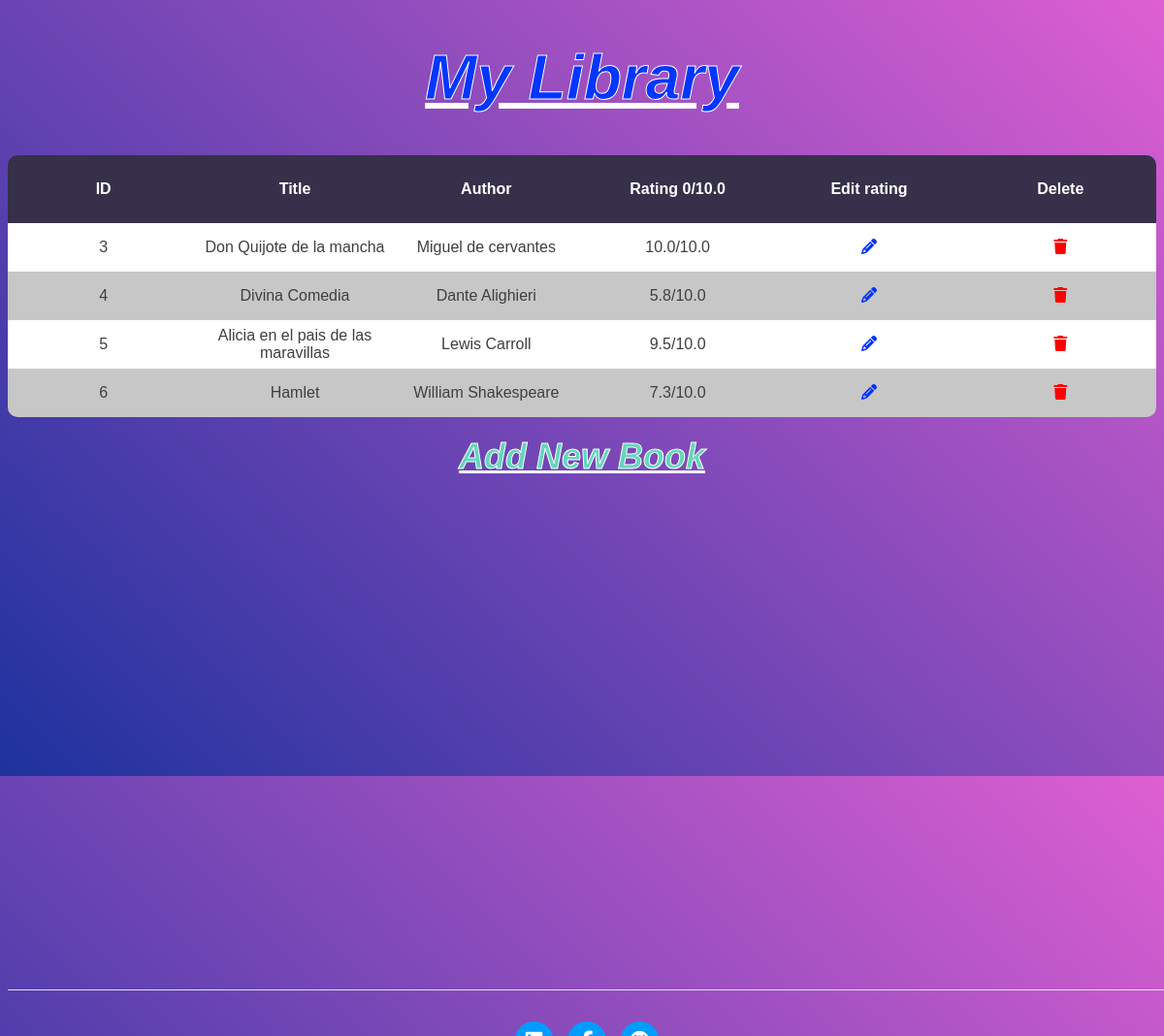
The page / on the database its author committed.
### main.py (models this page shows)
class Books(db.Model):
    id = db.Column(db.Integer, primary_key=True)
    title = db.Column(db.String(250), nullable=False, unique=True)
    author = db.Column(db.String(250), nullable=False)
    rating = db.Column(db.Float, nullable=False)

### main.py (the view)
@app.route('/')
def home():
    with app.app_context():
        all_books = db.session.query(Books).all()
    return render_template("index.html", books=all_books)

### templates/index.html (shortened to what this page needs)
{% extends 'bootstrap4/base.html' %}
{% block head %}
    <link href="../static/css/styles.css" rel="stylesheet" />
{% endblock %}
{% block content %}
<body>
    <div class="limite">
        <h1>My Library</h1>
            {% if not books %}
                <p>No hay libros</p>
            {% else  %}
                    <table>
                        <thead>
                            <tr class="table-head">
                                <th class="column-1">ID</th>
                                <th class="column-2">Title</th>
                                <th class="column-3">Author</th>
                                <th class="column-4">Rating 0/10.0</th>
                                <th class="column-5">Edit rating</th>
                                <th class="column-6">Delete</th>
                            </tr>
                        </thead>
                    {% for book in books %}
                        <tbody>
                            <tr class="columnas_informacion">
                                <td class="column-1">{{ book.id }}</td>
                                <td class="column-2">{{ book.title }}</td>
                                <td class="column-3">{{ book.author }}</td>
                                <td class="column-4">{{ book.rating }}/10.0</td>
                                <td class="column-5"><a href="{{ url_for('edit_prg', id=book.id) }}"><i class="fa-solid fa-pencil"></i></a></td>
                                <td class="column-6"><a href="{{ url_for('delete', id=book.id) }}" title="Delete Book"><i class="fa-solid fa-trash"></i></a></td>
                            </tr>
                    {% endfor %}
                        </tbody>
                    </table>
            {% endif %}
        <h2><a class="add_books" href="{{ url_for('add') }}">Add New Book</a></h2>
    </div>
</body>
{% endblock %}

### templates/bootstrap4/base.html (shortened to what this page needs)
<!DOCTYPE html>
<html lang="en">
<head>
    {% block head %}{% endblock %}
</head>
<body>
    {% block content %}{% endblock %}
    {% include 'footer.html' %}
</body>
</html>

### templates/footer.html (shortened to what this page needs)
<!DOCTYPE html>
<html lang="en">
<head>
</head>
<body>
        <footer class="border-top">
            <div class="container px-4 px-lg-5">
                <div class="row gx-4 gx-lg-5 justify-content-center">
                    <div class="col-md-10 col-lg-8 col-xl-7">
                        <ul class="list-inline text-center">
                            <li class="list-inline-item">
                                <a href="#">
                                    <span class="fa-stack fa-lg">
                                        <i class="fas fa-circle fa-stack-2x"></i>
                                        <i class="fa-brands fa-linkedin fa-stack-1x fa-inverse"></i>
                                    </span>
                                </a>
                            </li>
                            <li class="list-inline-item">
                                <a href="#">
                                    <span class="fa-stack fa-lg">
                                        <i class="fas fa-circle fa-stack-2x"></i>
                                        <i class="fab fa-facebook-f fa-stack-1x fa-inverse"></i>
                                    </span>
                                </a>
                            </li>
                            <li class="list-inline-item">
                                <a href="#">
                                    <span class="fa-stack fa-lg">
                                        <i class="fas fa-circle fa-stack-2x"></i>
                                        <i class="fab fa-github fa-stack-1x fa-inverse"></i>
                                    </span>
                                </a>
                            </li>
                        </ul>
                    </div>
                </div>
            </div>
        </footer>
</body>
</html>

### static/css/styles.css (style rules this page uses)
body { background-image: linear-gradient(45deg, rgb(29, 50, 158), rgb(222, 95, 210)); font-size: 100%; height: 105vh; font-family: sans-serif; min-height: 100% }
.add_books { display: inline-block; position: absolute; left: 50%; transform: translateX(-50%); font-style: italic; text-decoration: underline; font-size: 1.5em; color: #63d7bc; -webkit-text-stroke: 1px #ffffff; }
h1 { color: #0036ff; font-style: italic; text-decoration: underline; text-align: center; font-size: 4em; -webkit-text-stroke: 1px #ffffff; }
table { border-collapse: collapse; border: 2px; margin: 0 auto; border-radius: 10px; overflow: hidden; }
td, th { border: none; width: 15%; font-family: "Franklin Gothic", sans-serif; }
.table-head { background-color: #36304a; color:white; border-collapse: collapse; border-radius: 10px; overflow: hidden; width: 100%; margin: 0 auto; position: relative; height: 70px; border: none; }
thead { position: relative; margin: 0; }
.columnas_informacion { color: #3f3f3f; text-align: center; height: 50px; }
table tbody:nth-child(even) td { background-color: #ffffff; }
table tbody:nth-child(odd) td { background-color: #c7c7c7; }
.fa-pencil { color: #0030ff; }
.fa-trash { color:red; }
a { color: #00ecff; }
.border-top { border-top: 1px solid #dee2e6 ; position: absolute; bottom: 0; width: 99.5%; height: 15px; }
footer { padding-top: 1rem; padding-bottom: 1rem; }
.text-center { text-align: center !important; }
.list-inline { padding-left: 0; list-style: none; }
.list-inline-item { display: inline-block; }
.fa-circle { color: #009cff; }

### rows shown on the page
Books: id "3", title "Don Quijote de la mancha", author "Miguel de cervantes", rating "10.0"
Books: id "4", title "Divina Comedia", author "Dante Alighieri", rating "5.8"
Books: id "5", title "Alicia en el pais de las maravillas", author "Lewis Carroll", rating "9.5"
Books: id "6", title "Hamlet", author "William Shakespeare", rating "7.3"
